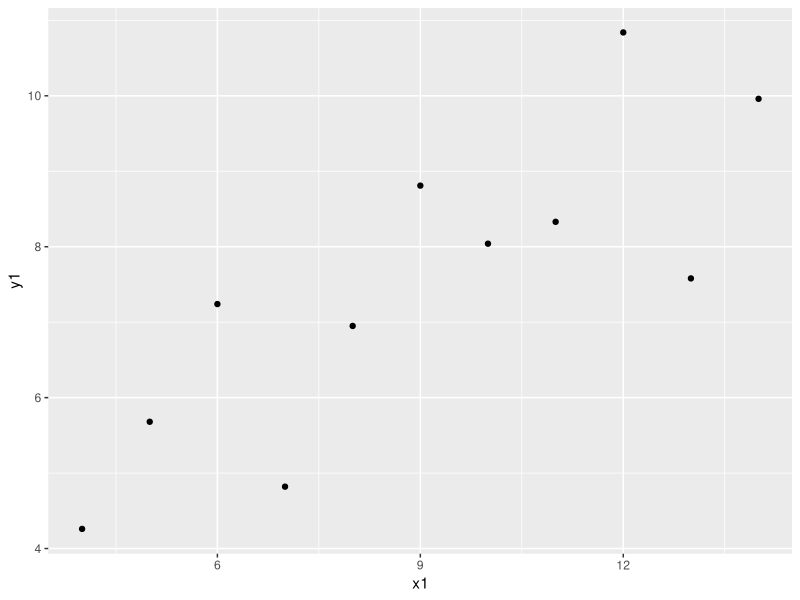
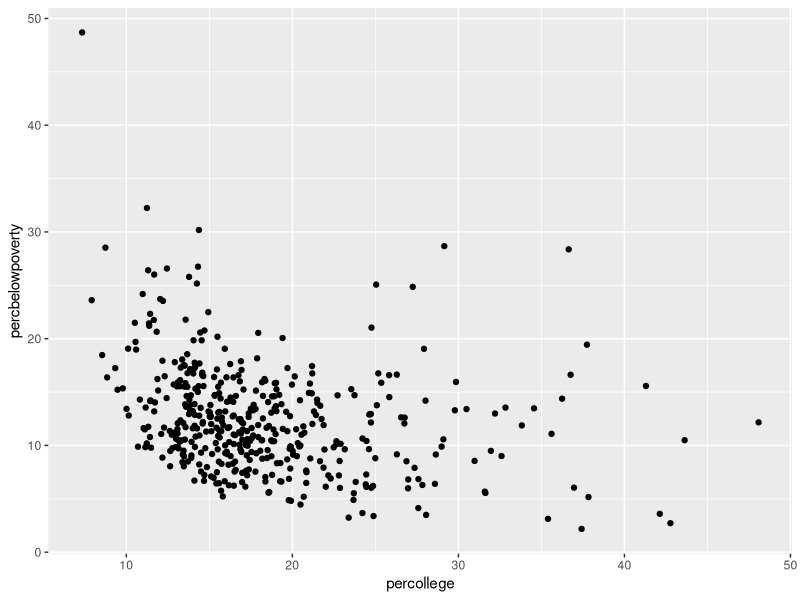
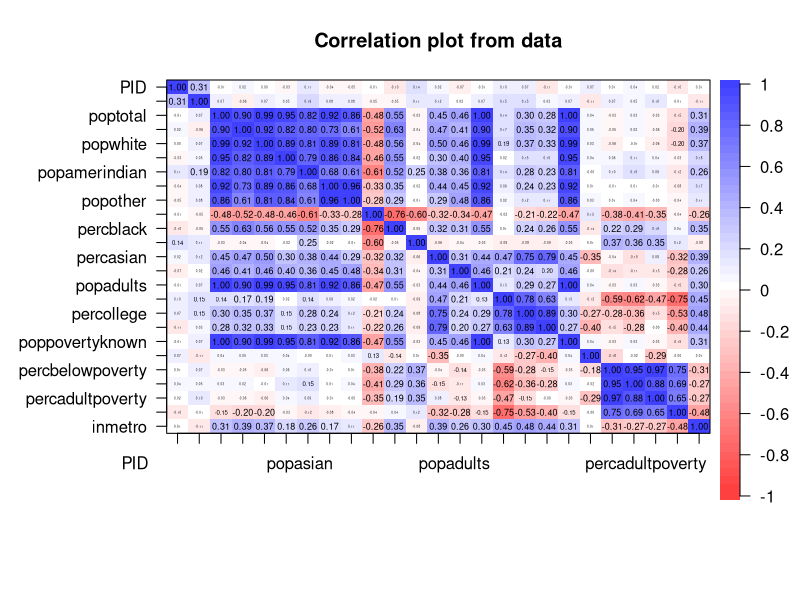
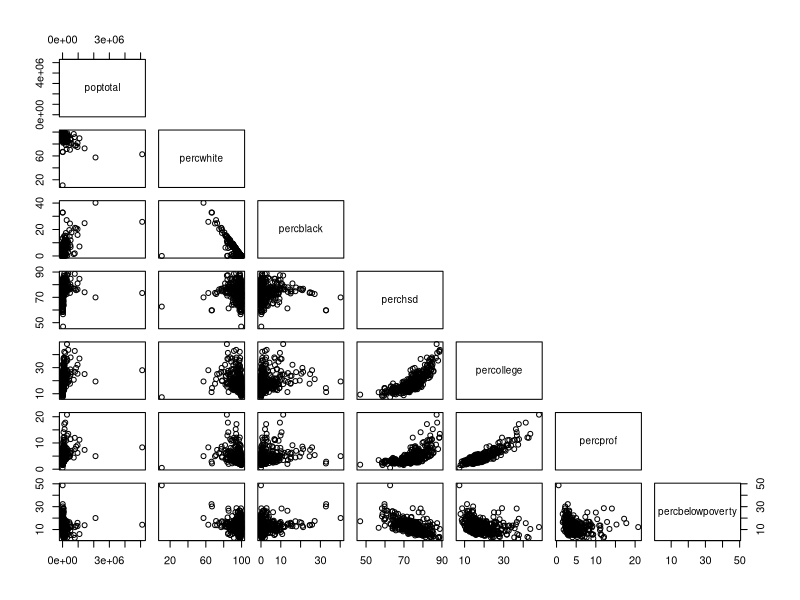
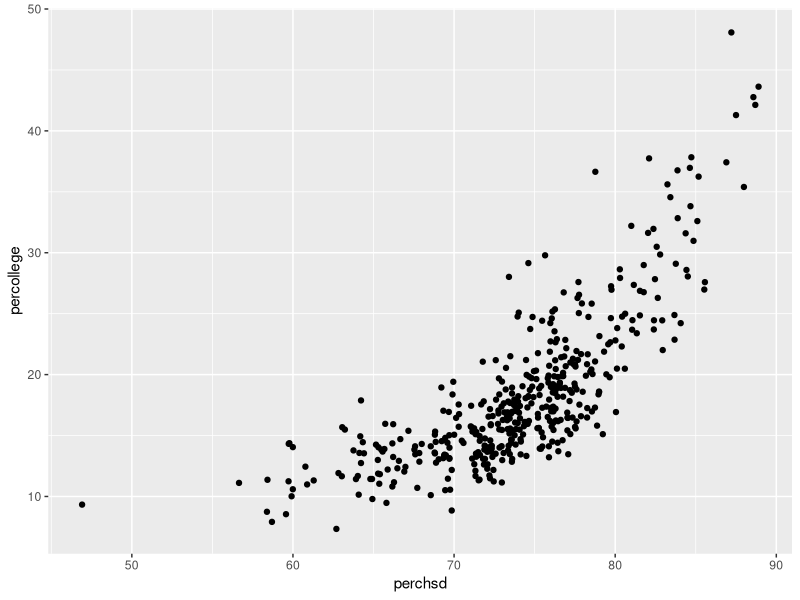
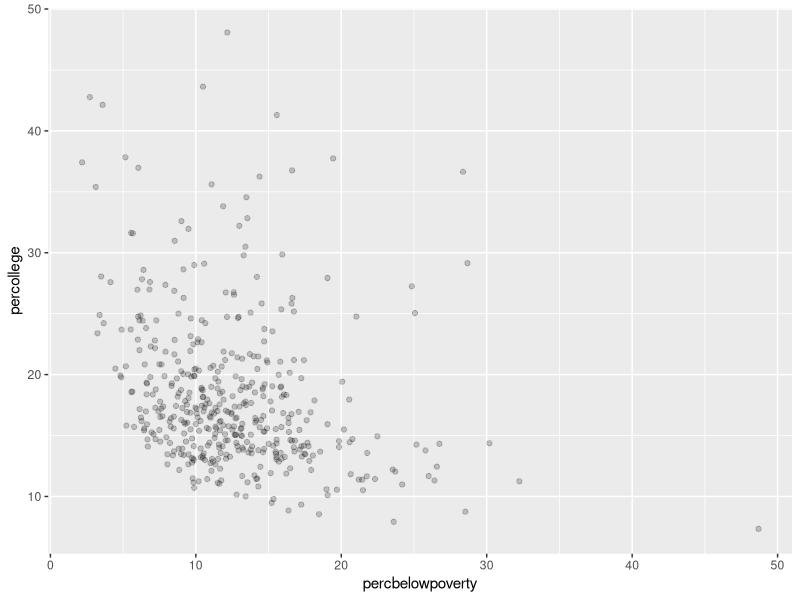
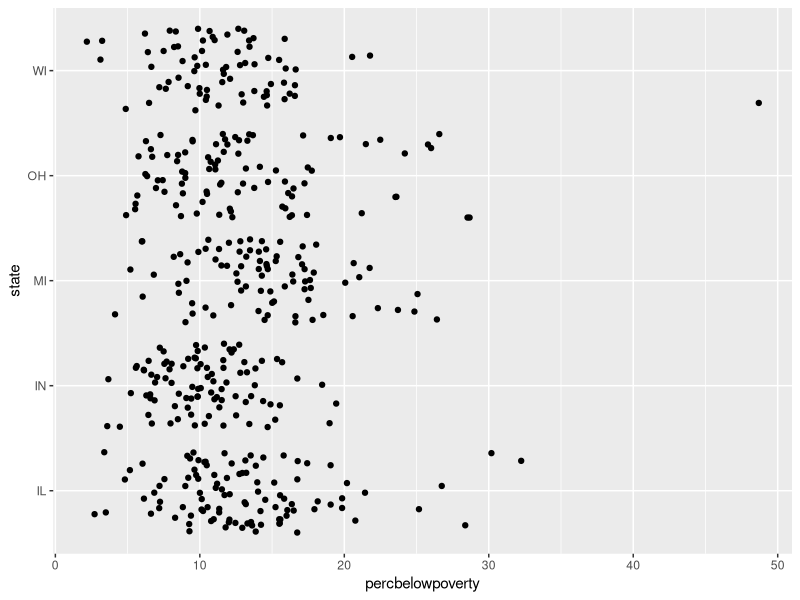
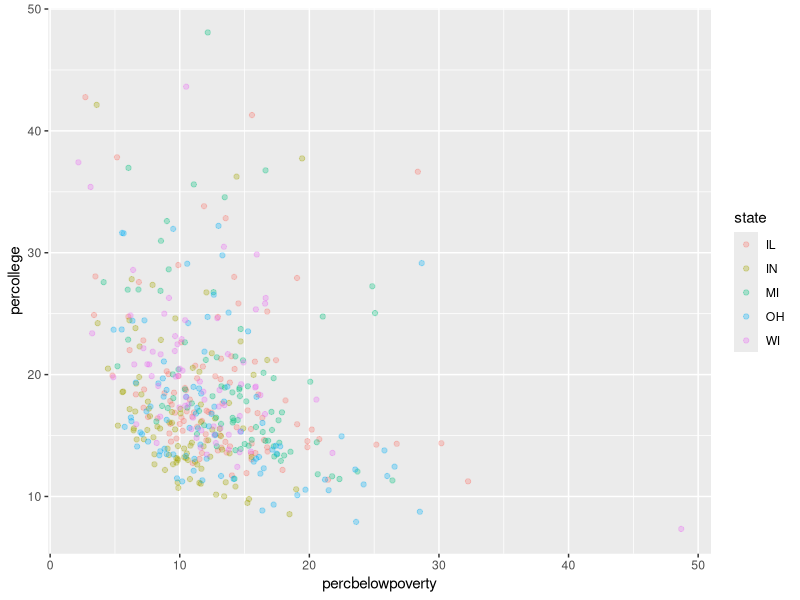

R code for these plots, in order:
##########################################
# Tutorial 4: Correlation and Regression #
##########################################

## Packages
library(ggplot2) # Load our packages here

## Assign data
dat <- midwest # A built-in dataset

## Explore data
?midwest
# use your own code here to explore
summary(dat)
attributes(dat)
head(dat)
str(dat)

unique(dat$state)

### ggplot

# The ggplot package is probably now the most popular way of plotting in R. 
# "gg" stands for "grammar of graphics", and the package uses a specific 
# syntax for plotting based upon the work of Leland Wilkinson. A good 
# introduction to ggplot is provided in the Wickham/Grolemund "R for Data 
# Science" book, which is available online: https://r4ds.had.co.nz/data-visualisation.html

# A simple ggplot:
ggplot(aes(x = x1, y = y1), # We use the aes() function to supply an x and y argument
       data = anscombe) + # We use the `+` operator to add an additional geom
  geom_point()

# To use ggplot, rather than the plot() function, we call the ggplot() 
# function. We supply to it our x and y arguments *inside* the aes() 
# function, and our data using the argument `data =`. We then *add* the 
# type of plot we want as a *geom* using the + operator. Here, we want a 
# scatter plot, which is geom_point().

# Exercise: using the midwest dataset, create a scatterplot in which the 
# percent college educated is used to predict the percentage of people
# below the poverty line.

ggplot(aes(x = percollege, # add the independent variable
           y = percbelowpoverty), # add the dependent variable
       data = dat) + # add the data source
  geom_point()

# How would we add a title to this plot? Try looking in the help file and
# using google to find out.

## Correlations
# We have a lot of variables in our midwest dataset, so the pairs() 
# function may not be the best for simultaneously visualising them.
# We might use the `psych` package, and the cor.plot() function, to 
# visualise them instead.

install.packages("psych")
library(psych)

cor.plot(Filter(is.numeric, dat))

# Alternatively, we might take a subset of columns and use pairs() to
# visualise the correlations.

pairs(dat[c("poptotal", "percwhite", "percblack", "perchsd", 
            "percollege", "percprof", "percbelowpoverty")],
      upper.panel = NULL) # What does this argument change?

# Exercise: from your visual exploration of the scatter plots of 
# correlation, pick two variables to run the cor() function on. 
# Visualise these separately using ggplot, and save the output to file.

with(dat, cor(perchsd, percollege))

ggplot(aes(x = perchsd, # add the independent variable
           y = percollege), # add the dependent variable
       data = dat) + # add the data source
  geom_point()
# Code to save your plot (saves last plot)
ggsave("corr_plot.png",
       device = "png",
       dpi = 300)

## Advanced plotting skills
# When we have a lot of observations, it can sometimes be difficult to 
# visualise the distribution using a scatter plot. Equally, when data fall
# along discrete intervals, points get plotted on top of each other and it
# can be hard to gauge density. Finally, it is sometimes the case (as we 
# saw with the iris dataset) that continuous variables are better divided
# up according to categories. Each of these issues can be addressed using
# advanced plotting skills in ggplot.

# 1. Alpha
# We can use the alpha argument to change the shading of our points 
# according to their density.

ggplot(aes(percbelowpoverty, percollege), data = dat) +
  geom_point(alpha = 0.2) # set alpha manually to between 0 and 1

# 2. Jitter
# We can use the position = "jitter" argument to add random noise to the 
# plotting of points, which prevents them from being placed directly on 
# top of each other.

ggplot(aes(percbelowpoverty, state), data = dat) +
  geom_point(
    position = "jitter" # uncomment this line and run again
    )

# 3. Faceting
# We can use the facet_wrap() geom to create separate plots according
# to categorical variables.

ggplot(aes(percbelowpoverty, percollege, 
           colour = state), # Here, we group by colour on the same plot
       data = dat) +
  geom_point(alpha = 0.3)

ggplot(aes(percbelowpoverty, percollege), 
       data = dat) +
  geom_point(alpha = 0.2) +
  facet_wrap(~state) # Here, we facet

dev.off() # To prevent plotting errors below

## Regression
# Exercise: we were introduced to the lm() function in the tutorial guide.
# Use it below to run a model in which the percent college educated is 
# the independent variable, and percent below poverty is the outcome, or
# dependent variable.

coll_pov <- lm(percbelowpoverty ~ percollege,# add the correct code here 
               data = dat)
summary(coll_pov)

# In base R we can plot this model by adding an abline() call to a 
# scatter plot.
plot(percbelowpoverty ~ percollege, # An alternative way to call the axes
     data = dat,
     main = "College Education and Poverty")
abline(coll_pov, # our regression model
       col = "blue")

# How would we plot this using ggplot?
ggplot(aes(x = percollege, 
           y = percbelowpoverty), 
       data = dat) +
  geom_point() +
  geom_smooth(method = "lm", formula = y ~ x)

## Regression models
# Remember, when you assign the output of lm() to an object, you get an 
# object of class...
class(coll_pov)

# This contains a lot of useful data
str(coll_pov)

# We can plot our residuals
plot(dat$percollege, 
     resid(coll_pov)) # a convenience function for extracting residuals
abline(h = 0, col = "red")

# With ggplot:
ggplot(aes(midwest$percollege, resid(coll_pov)), 
       data = NULL) +
  geom_point(alpha = 0.4) +
  geom_smooth()
